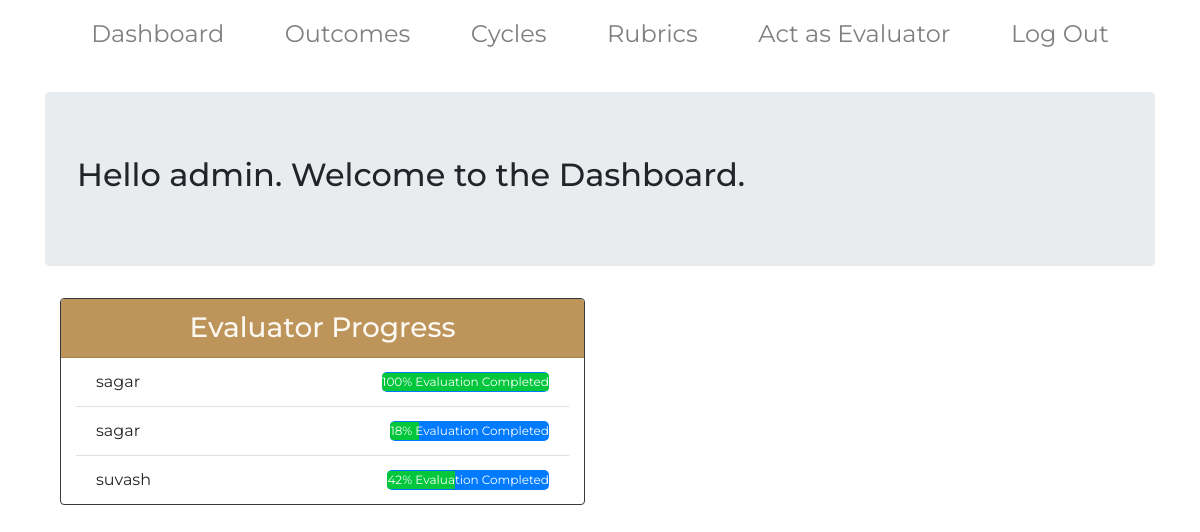
Page /home (signed in) on the earlier database version.
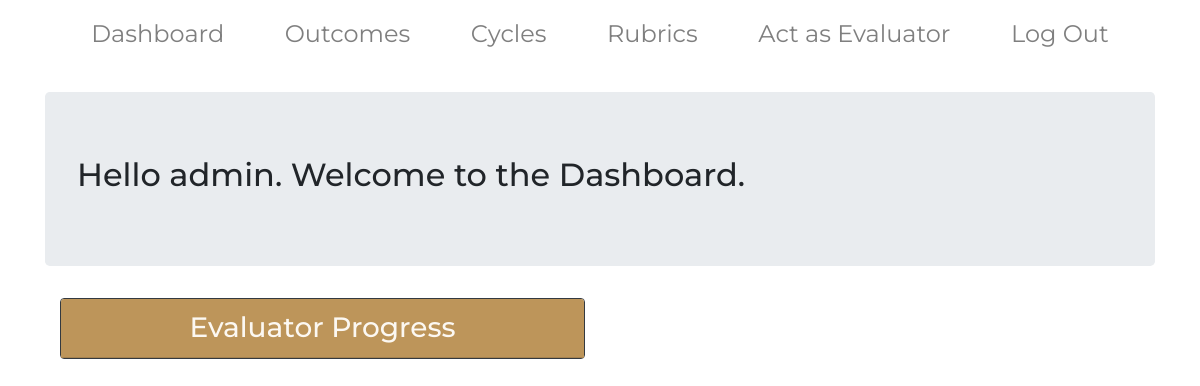
Same page on the later database version.
### main/models.py (models this page shows)
class Evaluator(models.Model):
    name = models.CharField(max_length=100)
    email = models.CharField(max_length=200)
    invited_by = models.CharField(max_length=200, default="Admin")
    perc_completed = models.FloatField(null=True,blank=True,default=0.0)
    def __str__(self):
        return self.name

### main/views.py (the view, shortened to what this page needs)
# urls.py: path('home', views.evaluatorhome, name='evaluatorhome'),
@login_required
def evaluatorhome(request):
    if request.user.is_superuser:
        cyc = Cycle.objects.all()
        mycyc = 0
        for cycles in cyc:
            if(cycles.isCurrent):
                mycyc = cycles
        outcome_a = Outcome.objects.all()
        outcome_list = []
        for oc in outcome_a:
            for v in oc.cycle.all():
                if(v == mycyc):
                    outcome_list.append(oc)
        measure_a = Measure.objects.all()
        measure_list = []
        for me in measure_a:
            for o in outcome_list:
                if(me.outcome==o):
                    measure_list.append(me)
        eval_a = Evaluator.objects.all()
        evaluator_list = []
        for eval in eval_a:
            for mymea in measure_list:
                for eval_more in mymea.evaluator.all():
                    if(eval==eval_more):
                        evaluator_list.append(eval)
        context = {'evaluator':evaluator_list}
        return render(request, 'main/adminhome.html', context)

### main/templates/main/adminhome.html (shortened to what this page needs)
{% extends  'main/adminbase.html' %}
{%load static%}
{%block body_block%}
    <div class = "container-fluid">
      <div class = "container" id = "main_content">
       <div class="jumbotron">
            <h2>Hello {{user.username}}. Welcome to the Dashboard. </h2>
        </div>
        <div class = "col col-lg-6 col-md-6 col-sm-12 col-xs-12 col-12">
           <div class = "card border-dark mb-3">
             <h3 class = "card-header title text-center"> Evaluator Progress </h3>
             <div class="container">
              <ul class="list-group list-group-flush ">
             {% for eval in evaluator %}
                 <li class = "list-group-item d-flex justify-content-between d-flex align-items-center">{{eval}}
               <div class="progress progress-admin ">
                   <div class="progress-bar bg-danger " role="progressbar" aria-valuenow="40"
                   aria-valuemin="0" aria-valuemax="100" style="width:{{eval.perc_completed}}%">
                     {{eval.perc_completed|floatformat:0}}% Evaluation Completed
                   </div>
               </div>
             </li>
               {% endfor %}
             </ul>
             </div>
           </div>
         </div>
</div>
</div>
{%endblock%}

Differences in the rows shown:
no longer on this page (row unchanged): Evaluator: name "sagar", perc_completed "100"
no longer on this page (row unchanged): Evaluator: name "sagar", perc_completed "18"
no longer on this page (row edited): Evaluator: name "suvash", perc_completed "42"
